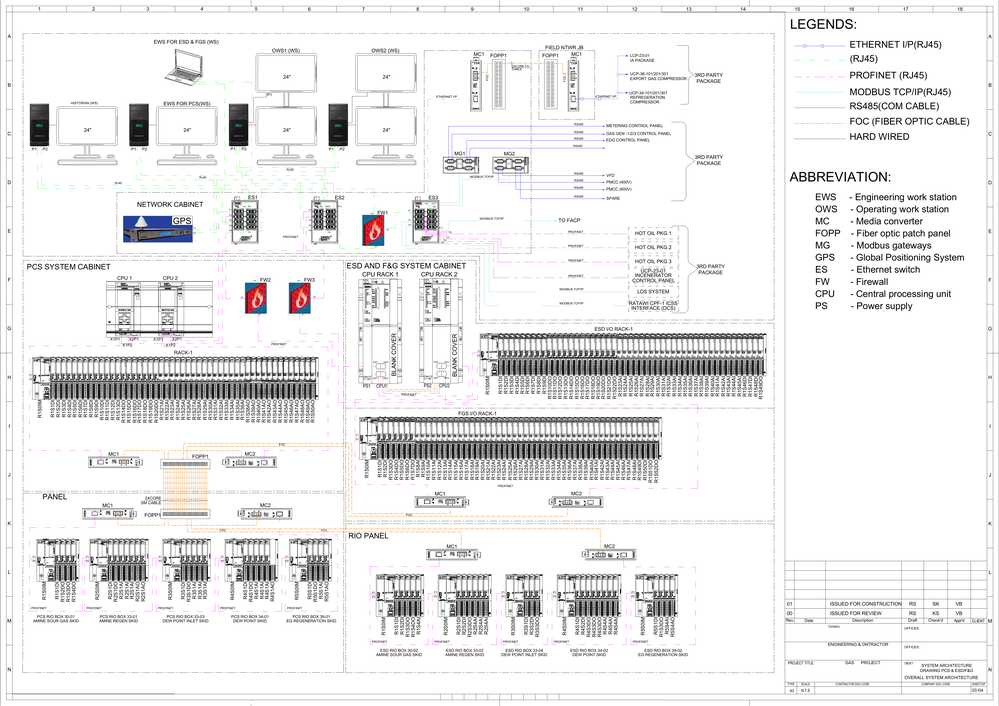
#> input picture example/schema.png, 999 x 706 px, shrunk from 4963 x 3509 before the run
$ python -i color.py   (imports and definitions only)
#> lines starting #> are read from the running program, lines starting #| are printed output that depends on the picture; after the words box and inside, x2 and y2 are one past the last pixel; in counts of white or black regions, pixels touching at a corner belong together
#> further down, picture is the input picture: shape (706, 999, 3); mean B, G, R 235.4, 235.1, 235.6
"""Colour-channel separation via HSV masking for cable-type isolation."""

import cv2
import numpy as np


# Default colour ranges (HSV).  Hue is 0-179 in OpenCV.
# Each entry: (label, lower_hsv, upper_hsv)
DEFAULT_COLOR_RANGES = [
    ("red_low",    (0,   70, 50), (10,  255, 255)),
    ("red_high",   (170, 70, 50), (179, 255, 255)),
    ("orange",     (11,  70, 50), (25,  255, 255)),
    ("yellow",     (26,  70, 50), (35,  255, 255)),
    ("green",      (36,  70, 50), (85,  255, 255)),
    ("cyan",       (86,  70, 50), (100, 255, 255)),
    ("blue",       (101, 70, 50), (130, 255, 255)),
    ("purple",     (131, 70, 50), (160, 255, 255)),
    ("magenta",    (161, 70, 50), (169, 255, 255)),
]


def extract_color_channels(img, color_ranges=None):
    """Separate an image into masks for each dominant line colour.

    Each colour range is defined as an HSV interval.  The function
    returns a dict mapping the colour label to its binary mask
    (255 = colour present, 0 = absent).

    Red wraps around the hue wheel, so two ranges ("red_low" and
    "red_high") are provided by default and merged into a single
    "red" channel.

    Parameters
    ----------
    img : np.ndarray
        BGR colour image.
    color_ranges : list[tuple] | None
        Custom colour ranges as ``(label, lower_hsv, upper_hsv)`` tuples.
        Falls back to :data:`DEFAULT_COLOR_RANGES` when *None*.

    Returns
    -------
    dict[str, np.ndarray]
        Mapping of colour label to binary mask (uint8, same H x W as input).
    """
    if img.ndim != 3:
        print("[color] WARNING: grayscale image, returning empty channels")
        return {}

    if color_ranges is None:
        color_ranges = DEFAULT_COLOR_RANGES

    hsv = cv2.cvtColor(img, cv2.COLOR_BGR2HSV)
#> hsv: shape (706, 999, 3); mean H, S, V 4.7, 1.8, 236.1

    raw_masks = {}
    for label, lower, upper in color_ranges:
        lower_np = np.array(lower, dtype=np.uint8)
        upper_np = np.array(upper, dtype=np.uint8)
        mask = cv2.inRange(hsv, lower_np, upper_np)
        raw_masks[label] = mask
#> this loop made 9 passes
#> pass 1, in extract_color_channels, `mask = cv2.inRange(hsv, lower_np, upper_np)`:
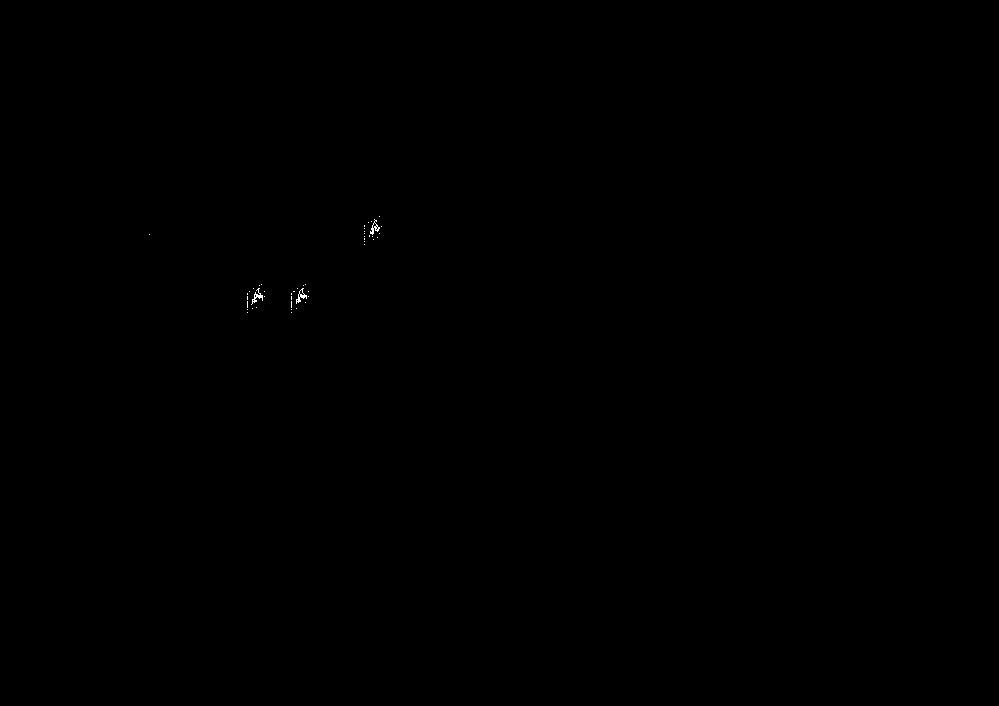
#> mask: shape (706, 999); 0.03% white in thin lines or dots, all inside (x1, y1, x2, y2) = (149, 216, 382, 313)
#> pass 2, in extract_color_channels, `mask = cv2.inRange(hsv, lower_np, upper_np)`:
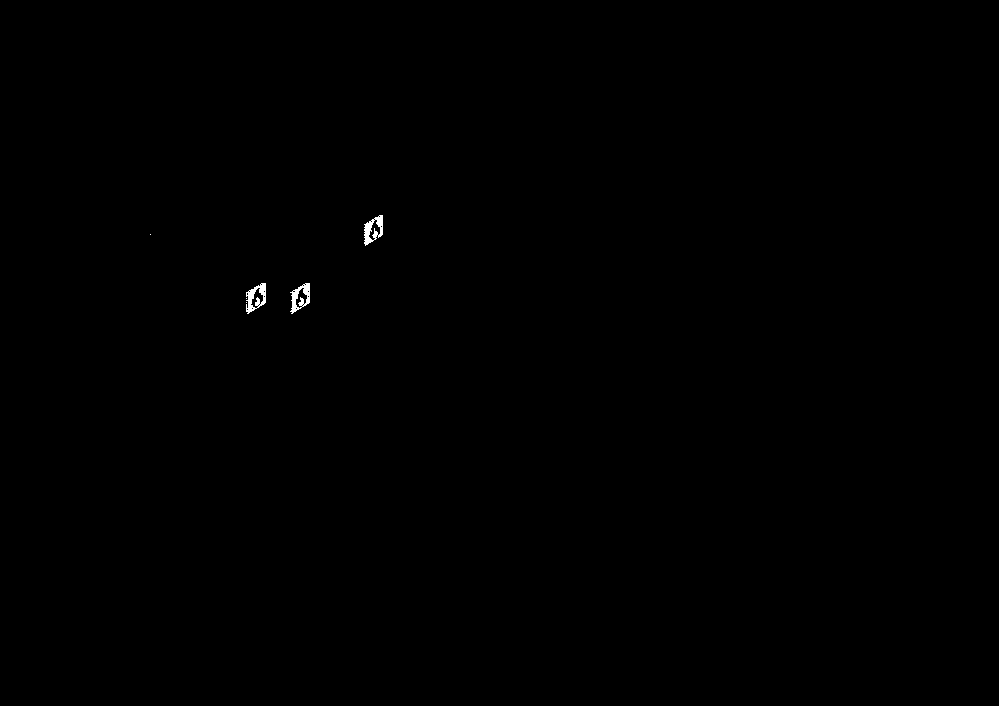
#> mask: shape (706, 999); 0.13% white; 6 white regions (3 under 20 px), largest, box (x1, y1, x2, y2) and area: (246, 283, 266, 314) 311, (364, 215, 383, 246) 302, (290, 283, 310, 314) 300
#> pass 3, in extract_color_channels, `mask = cv2.inRange(hsv, lower_np, upper_np)`:
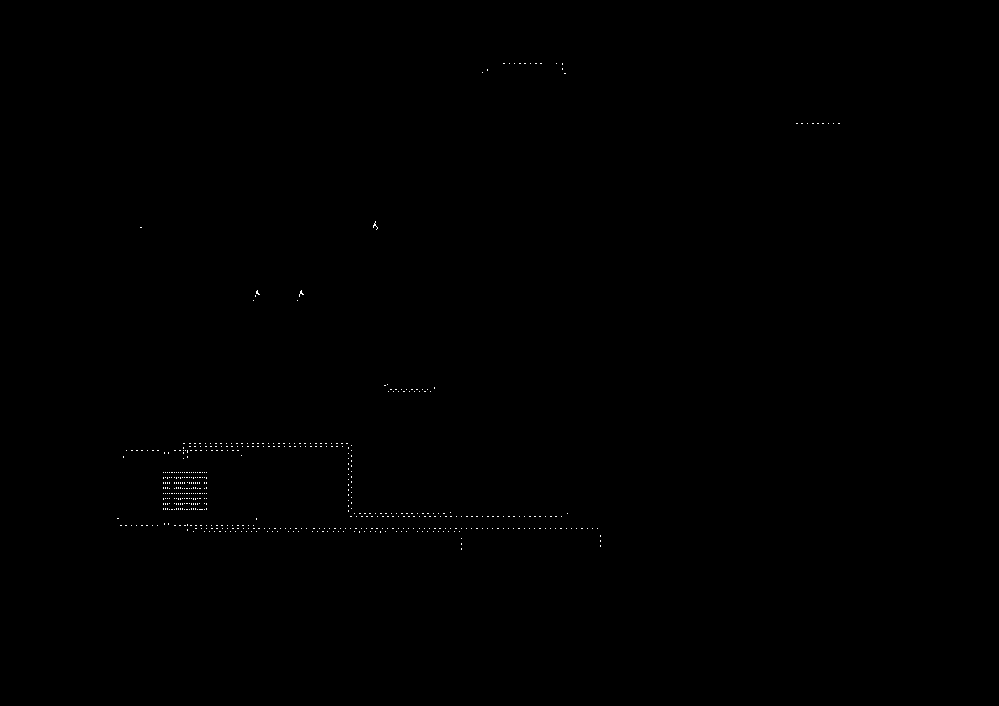
#> mask: shape (706, 999); 0.12% white in thin lines or dots, all inside (x1, y1, x2, y2) = (117, 63, 840, 550)
#> after the loop, raw_masks = 9 items

    # Merge the two red ranges into a single "red" channel.
    channels = {}
    red_low = raw_masks.pop("red_low", None)
    red_high = raw_masks.pop("red_high", None)
    if red_low is not None or red_high is not None:
        combined = np.zeros(img.shape[:2], dtype=np.uint8)
        if red_low is not None:
            combined = cv2.bitwise_or(combined, red_low)
        if red_high is not None:
            combined = cv2.bitwise_or(combined, red_high)
#> combined: shape (706, 999); 0.16% white; 4 white regions (1 under 20 px), largest, box (x1, y1, x2, y2) and area: (246, 283, 266, 314) 399, (290, 283, 310, 314) 383, (364, 215, 383, 246) 377
        channels["red"] = combined

    # Copy remaining channels as-is.
    for label, mask in raw_masks.items():
        channels[label] = mask
#> this loop made 7 passes
#> label on passes 1 to 7: 'orange', 'yellow', 'green', 'cyan', 'blue', 'purple', 'magenta'
#> after the loop, channels = 8 items

    # Filter out empty channels.
    channels = {k: v for k, v in channels.items() if cv2.countNonZero(v) > 0}
#> channels = 7 items

    print(f"[color] Extracted {len(channels)} colour channel(s): {list(channels.keys())}")
#| [color] Extracted 7 colour channel(s): ['red', 'orange', 'green', 'cyan', 'blue', 'purple', 'magenta']
    return channels

>>> import cv2
>>> picture = cv2.imread('../../../example/schema.png')
>>> result = extract_color_channels(picture)
#> result = 7 items
